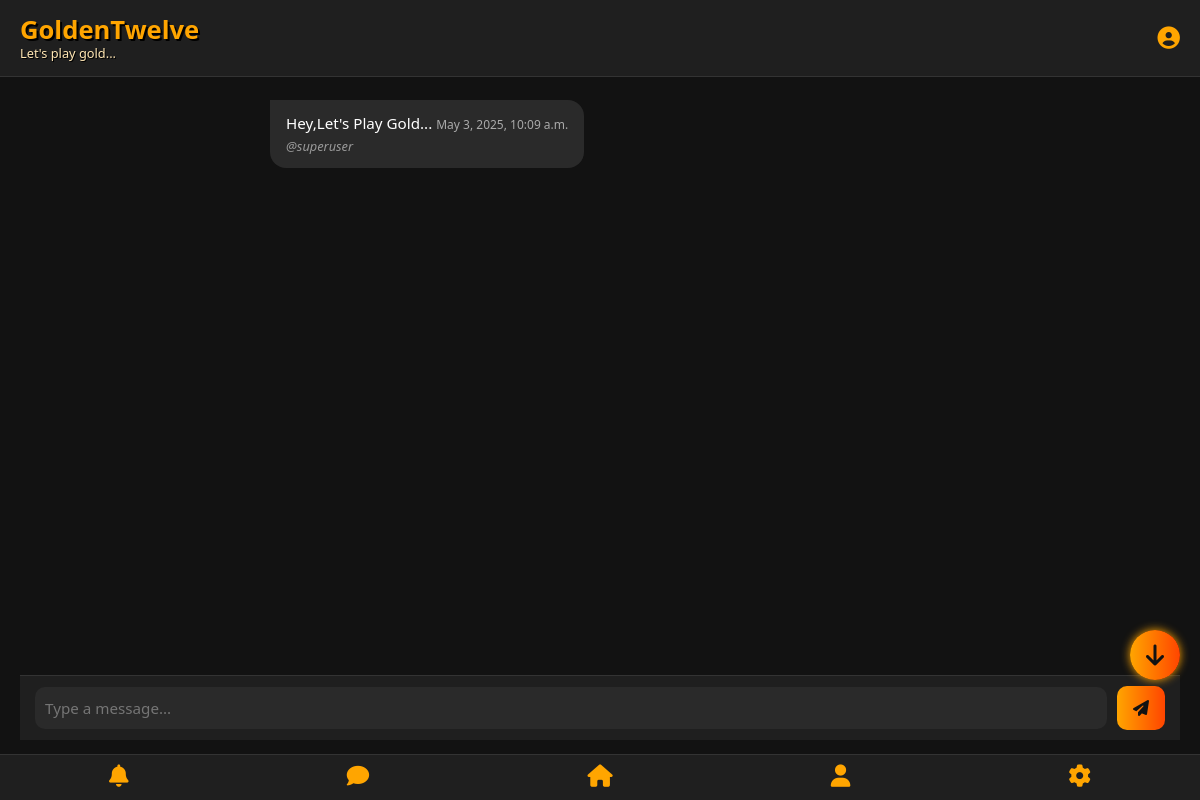
Before: /message/18/eniola/superuser (signed in) with the older database file.
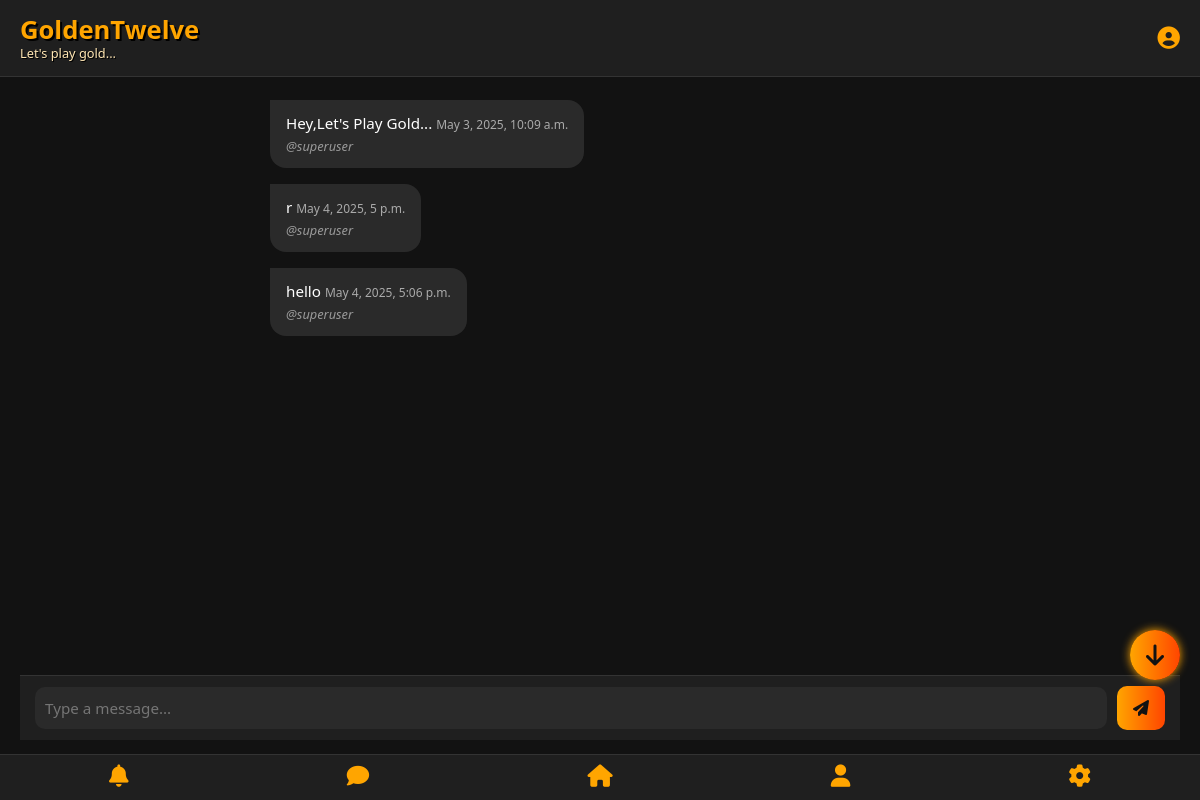
After: the same page with the newer database file.
### main/models.py (models this page shows, shortened)
class All_Messages(models.Model):
    sender = models.CharField(max_length=1000,null=True,blank=True)
    receiver = models.CharField(max_length=1000,null=True,blank=True)
    message = models.TextField(default="Hey,Let's Play Gold...",null=True,blank=True)
    is_seen = models.BooleanField(default=False,null=True,blank=True)
    date = models.DateTimeField(auto_now_add=True)

### main/views.py (the view, shortened to what this page needs)
# urls.py: path("message/<str:room_id>/<str:chat_one>/<str:chat_two>",MessagesPage.as_view(),name="messages_page"),
@method_decorator(transaction.atomic,name="dispatch")
class MessagesPage(View):
    def get(self,request,room_id,chat_one,chat_two):
        if request.user.is_authenticated:
            user_id = request.user.id
            username = request.user.username
            get_member = Members.objects.get(id=int(user_id))
            get_chat = All_Chats.objects.get(id=int(room_id))
            get_last_messages = get_chat.messages.last()
            get_last_receiver = get_last_messages.receiver
            print(f"us{username}")
            print(f"rc {get_last_receiver}")
            if get_last_receiver == username:
                print(f"ls {get_last_receiver}")
                update_chat_last_seen = All_Chats.objects.select_for_update().filter(id=int(room_id))
                update_chat_last_seen.update(
                    last_message_seen = True
                )
            is_room_exists = All_Chats.objects.select_for_update().filter(id=int(room_id))
            if User.objects.filter(username=chat_one).exists():
                if User.objects.filter(username=chat_two).exists():
                    allow_profile_view = True
                    if username != chat_one:
                        get_chat_one_id = User.objects.get(username=chat_one).id
                        get_member_chat_one = Members.objects.get(id=int(get_chat_one_id))
                        allow_profile_view = get_member_chat_one.profile_visibility_privacy
                    else:
                        get_chat_two_id = User.objects.get(username=chat_two).id
                        get_member_chat_two = Members.objects.get(id=int(get_chat_two_id))
                        allow_profile_view = get_member_chat_two.profile_visibility_privacy
                    if is_room_exists.exists():
                        get_room = All_Chats.objects.get(id=int(room_id))
                        get_all_messages = get_room.messages.all()
                        chat_one = get_room.chat_one
                        chat_two = get_room.chat_two
                        update_member_current_room_id = Members.objects.select_for_update().filter(id=int(user_id))
                        update_member_current_room_id.update(
                            current_room_id = int(room_id)
                        )
                        context = {
                            "username":username,
                            "balance":"{:,}".format(get_member.balance),
                            "messages":get_all_messages,
                            "room_id":int(room_id),
                            "chat_one":chat_one,
                            "chat_two":chat_two,
                            "allow_profile_view":allow_profile_view
                        }
                        return render(request,"messages.html",context)
                    else:
                        return redirect("index_page")
                else:
                    return redirect("index_page")
            else:
                return redirect("index_page")
        else:
            return redirect("index_page")

### templates/messages.html (shortened to what this page needs)
{% load static %}
<!DOCTYPE html>
<html lang="en">
<head>
  <link href="https://cdn.jsdelivr.net/npm/bootstrap@5.3.2/dist/css/bootstrap.min.css" rel="stylesheet"/>
  <link href="https://cdnjs.cloudflare.com/ajax/libs/font-awesome/6.4.0/css/all.min.css" rel="stylesheet"/>
  <link rel="stylesheet" href="https://cdnjs.cloudflare.com/ajax/libs/animate.css/4.1.1/animate.min.css"/>
</head>
<body>
  <div class="navbar">
    <div class="navbar-brand">
      GoldenTwelve
      <small class="slogan">Let's play gold...</small>
    </div>
    {% if chat_one != username %}
      {% if allow_profile_view %}
      <a href="/about/{{chat_one}}/profile" class="profile-btn" title="View Profile">
        <i class="fas fa-user-circle"></i>
      </a>
      {% endif %}
    {% elif chat_two != username %}
      {% if allow_profile_view %}
      <a href="/about/{{chat_two}}/profile" class="profile-btn" title="View Profile">
        <i class="fas fa-user-circle"></i>
      </a>
      {% endif %}
    {% endif %}
  </div>
  <div class="chat-box animate__animated animate__fadeInUp" id="chat_container">
    {% for i in messages %}
      {% if i.receiver == username %}
        <div class="message received">
          {{i.message}}
          <time class="timestamp time-ago" datetime="{{ i.date|date:'c' }}">{{i.date}}</time>
          <div class="username-tag">@{{i.sender}}</div>
        </div>
      {% endif %}
    {% endfor %}
  </div>
  <button class="scroll-btn" onclick="scrollToBottom()">
    <i class="fas fa-arrow-down"></i>
  </button>
  <form class="message-input-area" action="/message/{{room_id}}/{{chat_one}}/{{chat_two}}" method="post" enctype="multipart/form-data" onsubmit="sendMessage(event)">
    <input class="text-area" name="message" placeholder="Type a message..." id="messageBox" required>
    <button type="submit" class="send-btn"><i class="fas fa-paper-plane"></i></button>
  </form>
  <div class="bottom-nav">
    <a href="{% url 'notification_alerts_page' %}"><i class="fas fa-bell" id="ringing"></i></a>
    <a href="{% url 'chat_page' %}"><i class="fas fa-comment" id="chatting"></i></a>
    <a href="{% url 'home_page' %}"><i class="fas fa-home"></i></a>
    <a href="/profile/{{username}}"><i class="fas fa-user"></i></a>
    <a href="/{{username}}/settings"><i class="fas fa-cog"></i></a>
  </div>
</body>
</html>

Changed rows visible on the page:
added All_Messages: message "r", date "May 4, 2025, 5 p.m.", sender "superuser"
added All_Messages: message "hello", date "May 4, 2025, 5:06 p.m.", sender "superuser"
